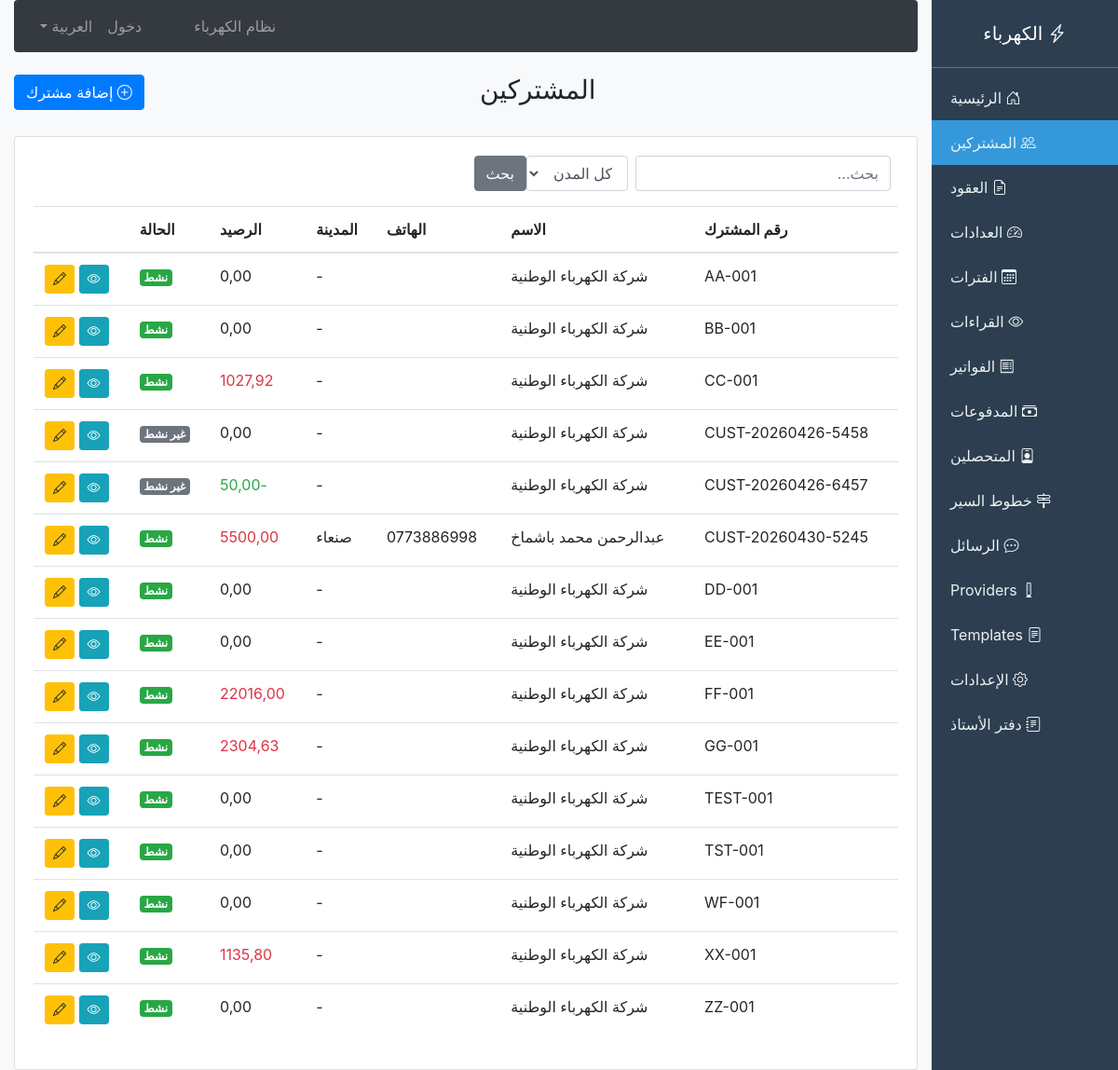
/billing/customers/, run on the app's committed database.
### billing/models.py (models this page shows, shortened)
class Customer(models.Model):
    customer_number = models.CharField(max_length=50, unique=True, blank=True, default='')
    full_name_ar = models.CharField(max_length=150)
    full_name_en = models.CharField(max_length=150, blank=True, default='')
    national_id = models.CharField(max_length=50, blank=True, default='')
    mobile_phone = models.CharField(max_length=20, blank=True, default='')
    phone2 = models.CharField(max_length=20, blank=True, default='')
    email = models.EmailField(blank=True, default='')
    address = models.TextField(blank=True, default='')
    city = models.CharField(max_length=50, blank=True, default='')
    is_active = models.BooleanField(default=True)
    registration_date = models.DateField(auto_now_add=True)
    current_balance = models.DecimalField(max_digits=12, decimal_places=2, default=0)
    credit_limit = models.DecimalField(max_digits=12, decimal_places=2, default=0)
    notes = models.TextField(blank=True, default='')
    created_at = models.DateTimeField(auto_now_add=True)

### billing/views.py (the view)
# urls.py: path('customers/', views.customer_list, name='customer_list'),
def customer_list(request):
    customers = Customer.objects.all().order_by('customer_number')
    query = request.GET.get('q')
    if query:
        customers = customers.filter(
            Q(customer_number__icontains=query) |
            Q(full_name_ar__icontains=query) |
            Q(mobile_phone__icontains=query)
        )
    city = request.GET.get('city')
    if city:
        customers = customers.filter(city=city)
    cities = Customer.objects.values_list('city', flat=True).distinct().exclude(city__isnull=True).exclude(city='')
    paginator = Paginator(customers, 25)
    page = request.GET.get('page')
    return render(request, 'billing/customer_list.html', {
        'customers': paginator.get_page(page),
        'cities': cities,
    })

### billing/context_processors.py (called while the page is built)
def language_context(request):
    lang = getattr(request, 'session', {}).get('django_language', 'ar')
    if not lang:
        lang = 'ar'
    return {
        'LANGUAGE_CODE': lang,
        'LANGUAGE_NAME': 'العربية' if lang == 'ar' else 'English'
    }

### templates/billing/customer_list.html (shortened to what this page needs)
{% extends 'billing/base.html' %}
{% block content %}
<div class="row mb-4">
    <div class="col-md-6">
        <h3>المشتركين</h3>
    </div>
    <div class="col-md-6 text-left">
        <a href="{% url 'customer_create' %}" class="btn btn-primary">
            <i class="bi bi-plus-circle"></i> إضافة مشترك
        </a>
    </div>
</div>
<div class="card">
    <div class="card-body">
        <form method="get" class="form-inline mb-3">
            <input type="text" name="q" class="form-control mr-2" placeholder="بحث..." value="{{ request.GET.q }}">
            <select name="city" class="form-control mr-2">
                <option value="">كل المدن</option>
            </select>
            <button type="submit" class="btn btn-secondary">بحث</button>
        </form>
        <table class="table table-hover">
            <thead>
                <tr>
                    <th>رقم المشترك</th>
                    <th>الاسم</th>
                    <th>الهاتف</th>
                    <th>المدينة</th>
                    <th>الرصيد</th>
                    <th>الحالة</th>
                    <th></th>
                </tr>
            </thead>
            <tbody>
                {% for customer in customers %}
                <tr>
                    <td>{{ customer.customer_number }}</td>
                    <td>{{ customer.full_name_ar }}</td>
                    <td>{{ customer.mobile_phone }}</td>
                    <td>{{ customer.city|default:"-" }}</td>
                    <td>
                        <span class="text-{% if customer.current_balance > 0 %}danger{% elif customer.current_balance < 0 %}success{% endif %}">
                            {{ customer.current_balance|floatformat:2 }}
                        </span>
                    </td>
                    <td>
                        {% if customer.is_active %}
                        <span class="badge badge-success">نشط</span>
                        {% else %}
                        <span class="badge badge-secondary">غير نشط</span>
                        {% endif %}
                    </td>
                    <td>
                        <a href="{% url 'customer_detail' customer.id %}" class="btn btn-sm btn-info">
                            <i class="bi bi-eye"></i>
                        </a>
                        <a href="{% url 'customer_update' customer.id %}" class="btn btn-sm btn-warning">
                            <i class="bi bi-pencil"></i>
                        </a>
                    </td>
                </tr>
                {% empty %}
                <tr>
                    <td colspan="7" class="text-center">لا يوجد مشتركين</td>
                </tr>
                {% endfor %}
            </tbody>
        </table>
    </div>
</div>
{% endblock %}

### data on the page
Customer: customer_number "AA-001", full_name_ar "شركة الكهرباء الوطنية", city "-", current_balance "0,00", is_active "نشط"
Customer: customer_number "BB-001", full_name_ar "شركة الكهرباء الوطنية", city "-", current_balance "0,00", is_active "نشط"
Customer: customer_number "CC-001", full_name_ar "شركة الكهرباء الوطنية", city "-", current_balance "1027,92", is_active "نشط"
Customer: customer_number "CUST-20260426-5458", full_name_ar "شركة الكهرباء الوطنية", city "-", current_balance "0,00", is_active "غير نشط"
Customer: customer_number "CUST-20260426-6457", full_name_ar "شركة الكهرباء الوطنية", city "-", current_balance "-50,00", is_active "غير نشط"
Customer: customer_number "CUST-20260430-5245", full_name_ar "عبدالرحمن محمد باشماخ", mobile_phone "0773886998", city "صنعاء", current_balance "5500,00", is_active "نشط"
Customer: customer_number "DD-001", full_name_ar "شركة الكهرباء الوطنية", city "-", current_balance "0,00", is_active "نشط"
Customer: customer_number "EE-001", full_name_ar "شركة الكهرباء الوطنية", city "-", current_balance "0,00", is_active "نشط"
Customer: customer_number "FF-001", full_name_ar "شركة الكهرباء الوطنية", city "-", current_balance "22016,00", is_active "نشط"
Customer: customer_number "GG-001", full_name_ar "شركة الكهرباء الوطنية", city "-", current_balance "2304,63", is_active "نشط"
Customer: customer_number "TEST-001", full_name_ar "شركة الكهرباء الوطنية", city "-", current_balance "0,00", is_active "نشط"
Customer: customer_number "TST-001", full_name_ar "شركة الكهرباء الوطنية", city "-", current_balance "0,00", is_active "نشط"
Customer: customer_number "WF-001", full_name_ar "شركة الكهرباء الوطنية", city "-", current_balance "0,00", is_active "نشط"
Customer: customer_number "XX-001", full_name_ar "شركة الكهرباء الوطنية", city "-", current_balance "1135,80", is_active "نشط"
Customer: customer_number "ZZ-001", full_name_ar "شركة الكهرباء الوطنية", city "-", current_balance "0,00", is_active "نشط"
